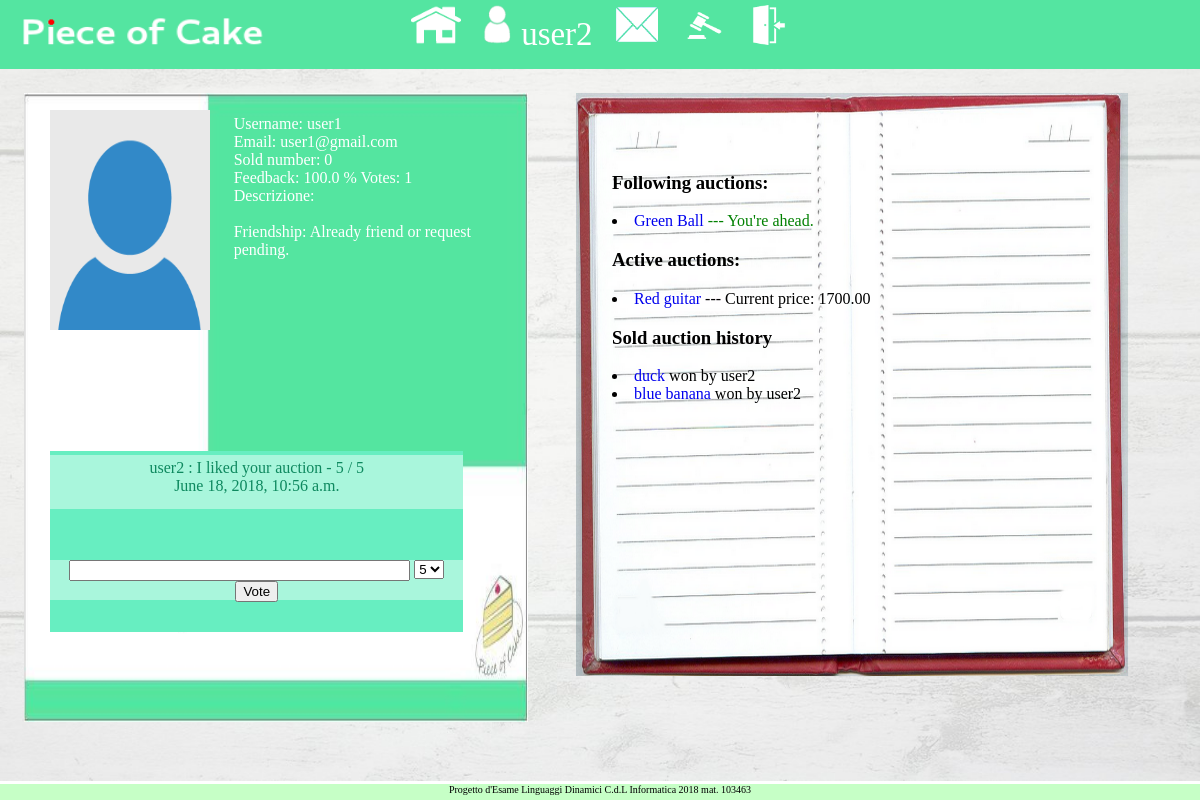
The app's page /webauction/accounts/profile/user1 (signed in) with its own data.
### webauction/models.py (models this page shows, shortened)
class UserProfile(models.Model):
    def create_user_profile(sender, instance, created, **kwargs):
        if created:
            profile, created = UserProfile.objects.get_or_create(user=instance)
    post_save.connect(create_user_profile, sender=User)
    user = models.OneToOneField(User, on_delete=models.CASCADE)
    feedback = models.IntegerField(default=0)
    votes = models.IntegerField(default=0)
    auction_count = models.SmallIntegerField(default=3)
    premium = models.BooleanField(default=False)
    description = models.CharField(max_length=1000, default='')
    profile_pic = models.ImageField(upload_to='profile_img/',
                    default='profile_img/defaultprofileimage.png')
    sold_auction = models.IntegerField(default=0)

class Vote(models.Model):
    sender = models.ForeignKey(User, related_name="vote_sender", on_delete=models.CASCADE)
    receiver = models.ForeignKey(User, related_name="vote_receiver", on_delete=models.CASCADE)
    message = models.CharField(max_length=1000, blank=False)
    datetime = models.DateTimeField(auto_now_add=True)
    rating = models.SmallIntegerField(validators=[MaxValueValidator(5), MinValueValidator(1)])

class FollowedAuction(models.Model):
    auction = models.ForeignKey(Auction, on_delete=models.CASCADE)
    isActive = models.BooleanField(default=True)
    follower = models.ForeignKey(User, related_name='follower', on_delete=models.CASCADE)
    outBiddedBy = models.ForeignKey(User, related_name='outBiddedBy',
                blank=True, null=True, default=None)
    class Meta:
        unique_together=(('auction','follower'))

class Auction(models.Model):
    seller = models.ForeignKey(User, related_name="seller", on_delete=models.CASCADE)
    title = models.CharField(max_length=100)
    image = models.ImageField(upload_to='auction_img/%Y/%m/%d/')
    description = models.CharField(max_length=5000)
    pub_date = models.DateTimeField(auto_now_add=True)
    expire_date = models.DateTimeField(default=datetime.datetime.now)
    premium_date = models.DateTimeField(default=datetime.datetime.now)
    premium_active = models.BooleanField(default=False)
    min_price = models.DecimalField(max_digits=10, default=0, decimal_places=2)
    min_bid = models.DecimalField(max_digits=10, default=MIN_BID(), decimal_places=2)
    bid_count = models.IntegerField(default=0)
    last_bid_user = models.ForeignKey(User, null=True, related_name="last_bid_user", \
            on_delete=models.CASCADE)
    current_price = models.DecimalField(max_digits=10, default=0, decimal_places=2)
    active = models.BooleanField(default=True)
    category = models.CharField(max_length=50, default=('OT','Other'),
                                choices=CATEGORY_CHOICES)

### webauction/views.py (the view, shortened to what this page needs)
# urls.py: url(r'^accounts/profile/(?P<searched_username>.*)$', views.profile, name='profile'),
def profile(request, searched_username):
    print('inizio')
    if searched_username == '':
        searchedUser = request.user
    else:
        searchedUser = get_object_or_404(User, username=searched_username)
    userProfile = get_object_or_404(UserProfile, user=searchedUser)
    active_auction_list = Auction.objects.filter(Q(seller__exact=searchedUser),Q(active__exact=True))
    friendRequests_forward = FriendRequest.objects.filter(
                    Q(friend_of__exact=request.user))
    friendRequests_backward = FriendRequest.objects.filter(
                    Q(friend__exact=request.user))
    friends_forward = [ friendrequest.friend for friendrequest in friendRequests_forward ]
    friends_backward = [ friendrequest.friend_of for friendrequest in friendRequests_backward ]
    requestIsSent = False
    requestIsSentBack = False
    if searchedUser in friends_forward:
        requestIsSent = True
    if searchedUser in friends_backward:
        requestIsSentBack = True
    voteAlreadyExists = False
    existingVote = Vote.objects.filter(receiver=userProfile.user, sender=request.user)
    if len(existingVote) != 0:
        voteAlreadyExists = True
    chart_expired = None
    chart_won = None
    sorted_sold_auction = []
    sorted_won_auction = []
    sold_auction = Auction.objects.filter(Q(seller__exact=userProfile.user, active__exact=False),
        ~Q(last_bid_user__exact=None))
    now = timezone.localtime(timezone.now())
    sorted_sold_auction = sorted(sold_auction, \
        key=lambda x: (now-x.pub_date).total_seconds() , reverse=False)
    chart_expired = get_pool(sold_auction)
    if userProfile.user == request.user:
        won_auction = Auction.objects.filter(last_bid_user__exact=request.user, active__exact=False)
        now = timezone.localtime(timezone.now())
        sorted_won_auction = sorted(won_auction, \
            key=lambda x: (now-x.pub_date).total_seconds() , reverse=False)
        chart_won = get_pool(won_auction)
    context = {}
    context['userProfile'] = userProfile
    context['alreadySentForward'] = requestIsSent
    context['alreadySentBack'] = requestIsSentBack
    context['activeAuctions'] = active_auction_list
    context['sorted_sold_auction'] = sorted_sold_auction
    context['sorted_won_auction'] = sorted_won_auction
    context['chart_expired'] = chart_expired
    context['chart_won'] = chart_won
    if chart_expired != None and chart_won != None:
        context['charts'] = [chart_expired, chart_won]
    elif chart_expired == None and chart_won != None:
        context['charts'] = chart_won
    elif chart_expired != None and chart_won == None:
        context['charts'] = chart_expired
    all_votes = Vote.objects.filter(receiver__exact=userProfile.user)
    now = timezone.localtime(timezone.now())
    all_votes_sorted = sorted(all_votes,
        key=lambda x: (now-x.datetime).total_seconds(), reverse=False)
    context['all_votes'] = all_votes_sorted
    followedAuctions = FollowedAuction.objects.filter(
        Q(follower__exact=request.user), Q(isActive__exact=True))
    context['followedAuctions'] = followedAuctions
    if userProfile.votes != 0:
        context['percentage_feedback'] = \
            userProfile.feedback*100/(MAX_VOTE_NUM()*userProfile.votes)
    else:
        context['percentage_feedback'] = 0.0
    if request.method == 'GET':
        return render(request, 'webauction/profile.html', context)

### webauction/models.py (called while the page is built)
def MAX_VOTE_NUM():
    return 5

### webauction/views.py (called while the page is built)
def get_pool(auctions):
    len_sold_auction = len(auctions)
    if len_sold_auction == 0:
        return
    ds = DataPool(
        series = [
            {
            'options': {'source': auctions},
            'terms':   ['expire_date','current_price']
            }
        ]
    )
    chrt = Chart(
        datasource = ds,
        series_options = [
            {
            'options':{'type':'line', 'stacking':False},
            'terms':{'expire_date': ['current_price']}
            }
        ],
        chart_options = {
            'title': {'text':''},
            'xAxis': {
                'title': {'text':'Data'}
            }
        }
    )
    return chrt

### webauction/templates/webauction/profile.html (shortened to what this page needs)
{% extends 'top_bar_base_template.html' %}
{% block scripts %}
    {% load chartit %}
{% endblock %}
{% block body %}
<div id=profile>
    <div id=upper>
    <div id=profile_picture>
        <img src={{ userProfile.profile_pic.url }} style='height:220px; width:160px;'>
    </div>
    <div id=profile_data>
        Username: {{ userProfile.user.username }} <br>
        Email: {{ userProfile.user.email }} <br>
        Sold number: {{ userProfile.sold_auction }} <br>
        Feedback: {{ percentage_feedback }} % Votes: {{ userProfile.votes }}<br>
        {% if request.user == userProfile.user %}
            <textarea style='resize:none; background-color:c6edab; overflow-y:scroll'
                rows=2 cols=30 name='description' form='desc_form'>
                {{ userProfile.description }}
            </textarea>
            <form id='desc_form' method='POST'>
                {% csrf_token %}
                <input type='submit' name='update_desc' value='Update your description'>
            </form>
        {% else %}
            Descrizione: <br>
                {{ request.user.descrizione}} <br>
        {% endif %}
        {% if request.user != userProfile.user %}
            Friendship:
            {% if alreadySentForward %}
                Already friend or request pending.
            {% elif alreadySentBack %}
                Already friend or request sent to you.
            {% else %}
                <form method='POST'>
                    {% csrf_token %}
                    <input type='submit' name='friend_request' value='Add to friend list'>
                </form>
            {% endif %}
        {% endif %}
    </div>
    </div>
    <div id=lower>
        <div id=all_votes>
        {% for vote in all_votes %}
            <div>
                {{ vote.sender }} : {{ vote.message }} - {{ vote.rating }} / 5 <br>
                {{ vote.datetime }}
            </div>
        {% endfor %}
        </div>
        {% if request.user != userProfile.user and not voteExists %}
        <div id=new_vote>
        <form id='vote_form' method='POST'>
            <textarea style='resize:none;' rows=1 cols=40 name='rateMessage'
                maxlength=100 form='vote_form'></textarea>
            <select name="rating">
                <option value="5">5</option>
            </select>
            <input type='submit' name='new_vote' value='Vote'>
        </form>
        </div>
        {% endif %}
    </div>
</div>
<div id=container_auction_data>
<div id=auction_data>
        <h3> Following auctions: </h3>
        {% for followed in followedAuctions %}
            <li>
                <a href='{% url 'webauction:detail' followed.auction.id %}'>
                    {{ followed.auction.title }}
                </a>
                {% if followed.outBiddedBy == None %}
                <span style='color:green'>    --- You're ahead. </span>
                {% else %}
                <span style='color:red'>   --- Out bidded by {{ followed.outBiddedBy }} </span>
                {% endif %}
            </li>
        {% endfor %}
        <h3> Active auctions: </h3>
        {% for auction in activeAuctions %}
            <li>
                <a href='{% url 'webauction:detail' auction.id %}'>
                    {{ auction.title }}
                </a>
                --- Current price: {{ auction.current_price }}
            </li>
        {% endfor %}
        <h3> Sold auction history </h3>
        <div class="history">
            {% for auction in sorted_sold_auction %}
                <li>
                    <a href='{% url 'webauction:detail' auction.id %}'>
                        {{ auction.title }}
                    </a> won by {{ auction.last_bid_user }}
                </li>
            {% endfor %}
        </div>
</div>
</div>
{% endblock %}

### templates/login_top_bar.html (shortened to what this page needs)
<div id=login_top_bar>
    <a href="{% url 'webauction:index' %}">
        <img src="/media/static_images/home_button.png"
        width=50px height=40px >
    </a>
    {% if user.is_authenticated %}
        <a href=/webauction/accounts/profile/{{ user.username }}>
            <img src="/media/static_images/person_profile.png"
            width=30px height=40px> {{ user.username }}
        </a>
        <a href={% url 'messenger:messenger' %}>
            <img src="/media/static_images/mail_pic.png"
            width=45px height=40px >
        <a href={% url 'webauction:make_auction' %}>
            <img src="/media/static_images/make_auction.png"
            width=45px height=40px >
    {% endif %}
    {% if user.is_authenticated %}
    <a href={% url 'logout_view' %}>
        <img src="/media/static_images/logout_door.png"
        width=40px height=40px >
    {% endif %}
</div>

### records on screen
UserProfile: profile_pic (placeholder picture), user.username "user1", user.email "user1@gmail.com", sold_auction "0", votes "1"
Vote: sender "user2", message "I liked your auction", rating "5", datetime "June 18, 2018, 10:56 a.m."
FollowedAuction: auction "Green Ball", shows "--- You're ahead."
Auction: title "Red guitar", current_price "1700.00"
Auction: title "duck", last_bid_user "user2"
Auction: title "blue banana", last_bid_user "user2"

### other values on screen
{{ user.username }} "user2"
{{ percentage_feedback }} "100.0"
